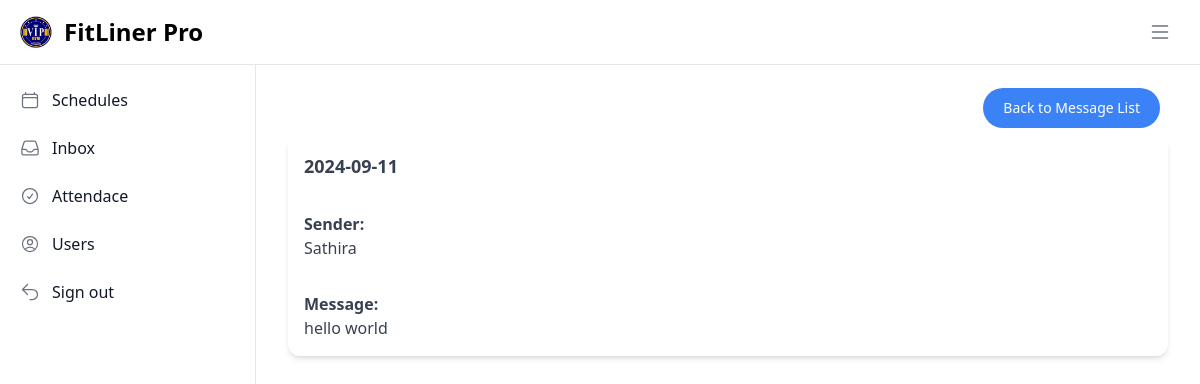
Page /public/view_message.php?id=1 (signed in) on the committed database.
### tables this page shows
CREATE TABLE `message` (
  `id` int NOT NULL,
  `date` date NOT NULL,
  `message` text NOT NULL,
  `sender` varchar(255) NOT NULL
);

### public/view_message.php (the view, shortened to what this page needs)
<?php
include '../config.php';
$messageId = isset($_GET['id']) ? (int)$_GET['id'] : 0;
if ($messageId > 0) {
    $sql = "SELECT id, date, sender, message FROM message WHERE id = ?";
    $stmt = $conn->prepare($sql);
    $stmt->bind_param('i', $messageId);
    $stmt->execute();
    $result = $stmt->get_result();
    if ($result->num_rows > 0) {
        $message = $result->fetch_assoc();
    } else {
        $error = "Message not found.";
    }
} else {
    $error = "Invalid message ID.";
}
?>
<!DOCTYPE html>
<html lang="en">
<head>
    <script src="https://cdn.tailwindcss.com"></script>
</head>
<body>
    <nav class="fixed top-0 z-50 w-full bg-white border-b border-gray-200 dark:bg-gray-800 dark:border-gray-700">
        <div class="px-3 py-3 lg:px-5 lg:pl-3">
            <div class="flex items-center justify-between">
                <div class="flex items-center justify-start rtl:justify-end">
                    <a href="../index.php" class="flex ms-2 md:me-24">
                        <img src="../assets/images/logo.png" class="h-8 me-3" alt="FitLiner Logo" />
                        <span class="self-center text-xl font-semibold sm:text-2xl whitespace-nowrap dark:text-orange-600">FitLiner Pro</span>
                    </a>
                </div>
                <button id="sidebarToggle" class="p-2">
                    <svg xmlns="http://www.w3.org/2000/svg" fill="none" class="w-6 h-6 text-gray-500 dark:text-gray-400" viewBox="0 0 24 24" stroke-width="1.5" stroke="currentColor">
                        <path stroke-linecap="round" stroke-linejoin="round" d="M4.5 6h15M4.5 12h15M4.5 18h15" />
                    </svg>
                </button>
            </div>
        </div>
    </nav>
    <aside id="logo-sidebar" class="fixed top-0 left-0 z-40 w-64 h-screen pt-20 transition-transform -translate-x-full bg-white border-r border-gray-200 sm:translate-x-0 dark:bg-gray-800 dark:border-gray-700" aria-label="Sidebar">
        <div class="h-full px-3 pb-4 overflow-y-auto bg-white dark:bg-gray-800">
            <ul class="space-y-2 font-medium">
                <li>
                    <a href="?active=schedules" class="flex items-center p-2 text-gray-900 rounded-lg dark:text-white hover:bg-gray-100 dark:hover:bg-gray-700 group">
                        <span class="flex-1 ms-3 whitespace-nowrap">Schedules</span>
                    </a>
                </li>
                <li>
                    <a href="?active=inbox" class="flex items-center p-2 text-gray-900 rounded-lg dark:text-white hover:bg-gray-100 dark:hover:bg-gray-700 group">
                        <span class="flex-1 ms-3 whitespace-nowrap">Inbox</span>
                    </a>
                </li>
                <li>
                    <a href="?active=attendance" class="flex items-center p-2 text-gray-900 rounded-lg dark:text-white hover:bg-gray-100 dark:hover:bg-gray-700 group">
                        <span class="flex-1 ms-3 whitespace-nowrap">Attendace</span>
                    </a>
                </li>
                <li>
                    <a href="?active=users" class="flex items-center p-2 text-gray-900 rounded-lg dark:text-white hover:bg-gray-100 dark:hover:bg-gray-700 group">
                        <span class="flex-1 ms-3 whitespace-nowrap">Users</span>
                    </a>
                </li>
                <li>
                    <a href="../controllers/LogoutController.php" class="flex items-center p-2 text-gray-900 rounded-lg dark:text-white hover:bg-gray-100 dark:hover:bg-gray-700 group">
                        <span class="flex-1 ms-3 whitespace-nowrap">Sign out</span>
                    </a>
                </li>
            </ul>
        </div>
    </aside>
    <div class="p-4 sm:ml-64">
        <div class="p-4 mt-14">
            <div class="flex flex-col items-end">
                <a href="admin_dashboard.php?active=inbox">
                    <button type="button" class="text-white bg-blue-500 hover:bg-blue-800 font-medium rounded-full text-sm px-5 py-2.5 text-center me-2 mb-2 dark:bg-blue-600 dark:hover:bg-blue-700">
                        Back to Message List
                    </button>
                </a>
            </div>
            <div class="relative flex flex-col w-full h-full overflow-scroll text-gray-700 bg-white shadow-md bg-clip-border rounded-xl">
                <?php if (isset($error)): ?>
                    <div class="p-4 text-red-600">
                        <?php echo htmlspecialchars($error); ?>
                    </div>
                <?php elseif (isset($message)): ?>
                    <h3 class="p-4 text-lg font-semibold"><?php echo htmlspecialchars($message['date']); ?></h3>
                    <div class="p-4">
                        <strong>Sender:</strong>
                        <p><?php echo htmlspecialchars($message['sender']); ?></p>
                    </div>
                    <div class="p-4">
                        <strong>Message:</strong>
                        <p><?php echo nl2br(htmlspecialchars($message['message'])); ?></p>
                    </div>
                <?php endif; ?>
            </div>
        </div>
    </div>
</body>
</html>

### rows in the picture
message: date "2024-09-11", sender "Sathira", message "hello world"
